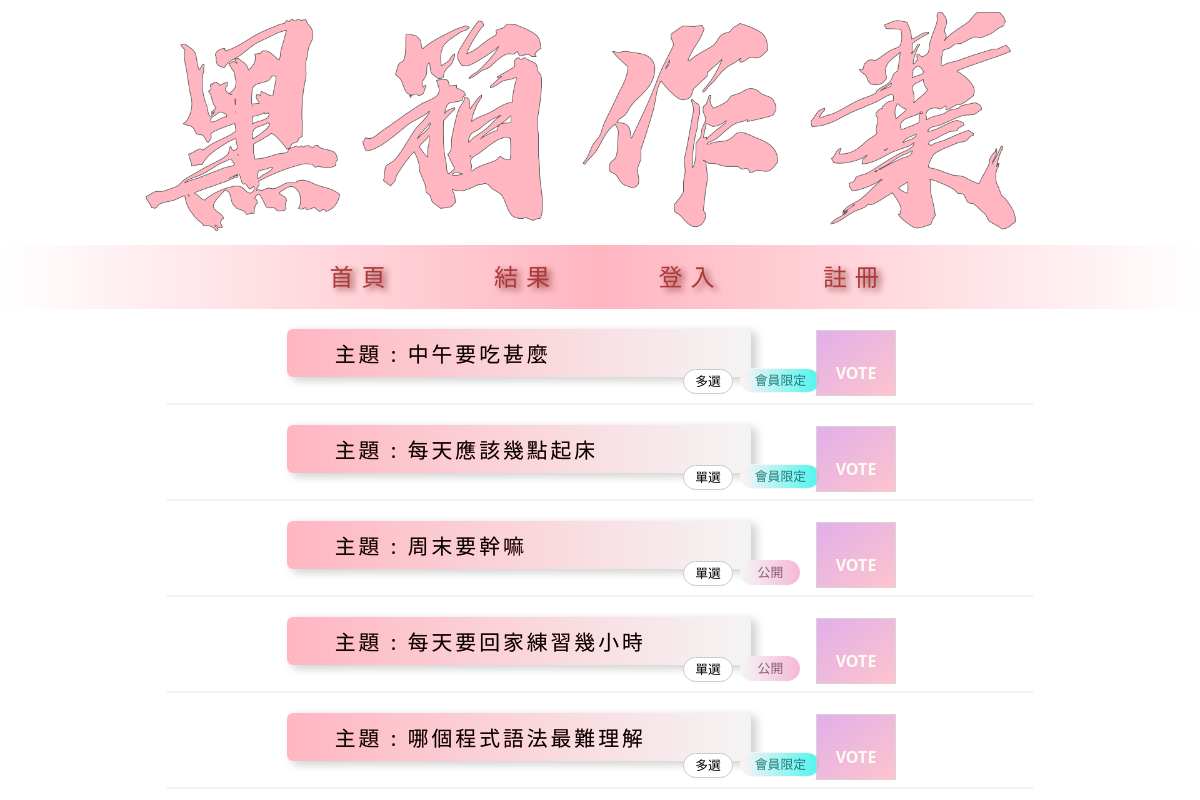
Page /vote/index.php on the committed database.
### tables this page shows
CREATE TABLE `topic` (
  `id` int(10) UNSIGNED NOT NULL,
  `subject` text NOT NULL,
  `type` int(1) UNSIGNED NOT NULL,
  `image` varchar(20) DEFAULT NULL,
  `login` tinyint(1) UNSIGNED NOT NULL,
  `open_date` datetime NOT NULL,
  `close_date` datetime NOT NULL,
  `created_time` timestamp NOT NULL DEFAULT current_timestamp(),
  `updated_time` timestamp NOT NULL DEFAULT current_timestamp() ON UPDATE current_timestamp()
);

### vote/front/list.php (the view)
<ul class="index-ul">
<?php
    $sql = "select * from `topic` where `close_date` >= '".date("Y-m-d H:i:s")."'";
    $rows = $pdo->query($sql)->fetchAll();
    foreach ($rows as $idx => $row) {
    ?>
        <li class="index-li">
            <p class="main-subject">主題 : <?= $row['subject']; ?> </p>
                <button class="type-info" >
<?php
                    switch($row['type']){
                        case 1:
                            echo "單選";
                        break;
                        case 2:
                            echo "多選";
                        break;
                    }
                ?>
                </button>
<?php
                        if($row['login']==1){
                        echo "<button class='vip-login'>";
                        echo "會員限定";
                    }else{
                        echo "<button class='normal'>";
                        echo "公開";
                    }
                ?>
           </button>
           <button class="go-vote" onclick="location.href='?do=vote&id=<?=$row['id'];?>'">vote</button>
        </li>
        <hr>
    <?php
    }
    ?>
</ul>

### vote/index.php (shortened to what this page needs)
<?php include_once "./db.php";?>
<!DOCTYPE html>
<html lang="en">
<head>
        <link rel="stylesheet" href="./css/header.css">
        <link rel="stylesheet" href="./css/list.css">
        <link rel="stylesheet" href="./css/reset.css">
        <link rel="stylesheet" href="./css/form.css">
</head>
<body>
    <div class="img" id="logoA">
        <img src="./img/vote.png" alt="" class="myLogo" id="myHtext">
    </div>
    <header>
    <a href="index.php">首頁</a>
    <a href="index.php?do=res.list">結果</a>
    <?php
if (!isset($_SESSION['login'])) {
    ?>
        <a href="index.php?do=login">登入</a>
        <a href="index.php?do=reg">註冊</a>
    <?php
}
?>
</header>
    <main>
<?php
$do = $_GET['do'] ?? 'list';
$file = "./front/" . $do . ".php";
if (file_exists($file)) {
    include $file;
} else {
    include "./front/list.php";
}
?>
</main>
</body>
</html>

### vote/css/header.css (style rules this page uses)
header { display: flex; justify-content: center; height: 4rem; padding-top: 1.1rem; background-image: linear-gradient(to right, white, lightpink,white); padding-right: 7%; }
header>a { color: brown; margin-left: 9%; text-decoration: none; font-weight: 500; font-size: 1.5rem; text-shadow: 4px 3px 6px #903838; letter-spacing: 0.5rem; opacity: 0.9; }

### vote/css/list.css (style rules this page uses)
.index-li>.main-subject { font-size: 1.3rem; letter-spacing: 3px; width: 29rem; height: 3rem; position: relative; text-align: left; left: 21%; margin:0; background-image: linear-gradient(to right, lightpink, #f5f4f4); background-repeat: no-repeat; border-left: 1% solid lightgrey; padding-left: 3rem; margin-top: 20px; border-radius: 6px; padding-top: 0.3rem; color: revert; font-weight: 500; animation-name: main-subject; animation-duration: 6s; animation-fill-mode: forwards; text-shadow: 0 0 lightcoral; }
.index-li:nth-child(1)>.main-subject { animation-name: main-subject-1; animation-duration: 1s; width: 29rem; }
.index-li:nth-child(3)>.main-subject { animation-name: main-subject-2; animation-duration: 2s; width: 29rem; }
.index-li:nth-child(5)>.main-subject { animation-name: main-subject-3; animation-duration: 3s; width: 29rem; }
.index-li:nth-child(7)>.main-subject { animation-name: main-subject-4; animation-duration: 4s; width: 29rem; }
.index-li:nth-child(9)>.main-subject { animation-name: main-subject-5; animation-duration: 5s; }
li>.go-vote { position: absolute; bottom: -3px; height: 66px; left: 70%; width: 80px; text-transform: uppercase; background-image: linear-gradient(to bottom right, #da9be5, lightpink); color: floralwhite; font-size: 1rem; font-weight: bold; border: none; padding-top: 2%; border: 1px solid #cbcbcb; opacity: 0.8; animation-name:go-vote; animation-duration: 3s; }
.vip-login, .normal { position: absolute; width: 73px; bottom: 0px; height: 30px; left: 63%; }
.index-li>.normal { border:none; height: 25px; width: 60px; background-image: linear-gradient(to right, whitesmoke, #f5b8d8); color: #8b5a73; }
.index-li>.vip-login { background-image: linear-gradient(to right, #fdf3f5, #4ef5ed); border: none; color: rgb(30, 124, 124); width: 80px; height: 25px; border: 1px solid #fdf3f5; }
.type-info, .vip-login, .normal { border-radius: 30px; width: 50px; height: 25px; font-size: 0.8rem; background-color: #fff; }
.index-li>.type-info { bottom: 0.8rem; }

### vote/css/form.css (style rules this page uses)
main { justify-content: center; height: auto; text-align: center; }

### vote/index.php (style rules this page uses)
ul { width:100%; list-style: none; margin: 0 auto; padding: 0; }
.index-ul { width: 90%; }
.index-li { position: relative; line-height: 2; height: 4rem; }
li>button { width: 100px; height: 30px; background-color:#FFC1C1; border: 1px solid #ccc; font-size: 0.9rem; position: relative; left: 10%; }
hr { border: 0.3px solid #ccc; opacity: 0.3; width: 80%; margin-top: 10px; }
.img { display: flex; position: relative; }
.img>img { max-width: 100%; height: auto; }
.myLogo { position: absolute; animation-name:img-logo; animation-duration: 2.5s; }

### rows in the picture
topic: subject "中午要吃甚麼", type "多選", login "會員限定"
topic: subject "每天應該幾點起床", type "單選", login "會員限定"
topic: subject "周末要幹嘛", type "單選", login "公開"
topic: subject "每天要回家練習幾小時", type "單選", login "公開"
topic: subject "哪個程式語法最難理解", type "多選", login "會員限定"
